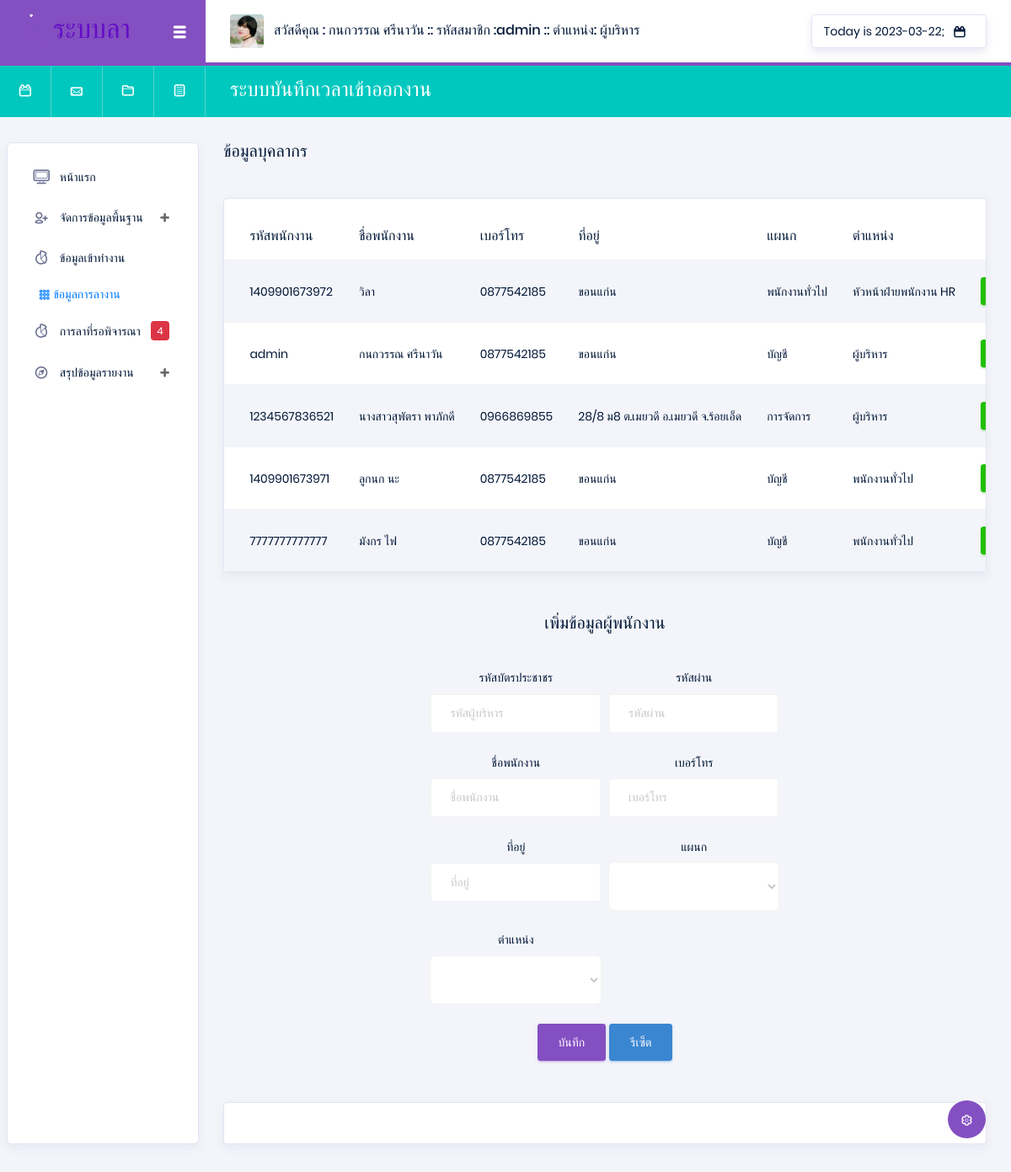
The page /index.php?p=employeeEmp (signed in) on the database its author committed.
### tables this page shows
CREATE TABLE `position` (
  `Pos_id` varchar(13) NOT NULL,
  `Pos_name` varchar(50) NOT NULL,
  `user_group` int(11) NOT NULL
);

CREATE TABLE `employee` (
  `Emp_id` varchar(13) NOT NULL,
  `Emp_name` varchar(50) NOT NULL,
  `Emp_tel` varchar(10) NOT NULL,
  `Emp_address` varchar(200) NOT NULL,
  `Dep_id` varchar(13) NOT NULL,
  `Pos_id` varchar(13) NOT NULL,
  `Emp_pass` varchar(100) NOT NULL
);

CREATE TABLE `department` (
  `Dep_id` varchar(13) NOT NULL,
  `Dep_name` varchar(50) NOT NULL
);

### api/showData.php (called while the page is built, shortened)
<?php
$Pos_id = $_SESSION['Pos_id'];
@$ShowPosition = "SELECT * FROM position WHERE  Pos_id =  '$Pos_id' ";
@$SQLShowPosition = mysqli_query($con, $ShowPosition) or die("Error in query: $ShowPosition ");
while ($Showposition = mysqli_fetch_array($SQLShowPosition)) {
    @$Pos_name = $Showposition['Pos_name'];
}
@$department = "SELECT * FROM department ORDER BY Dep_name ASC   ";
@$Sqldepartment = mysqli_query($con, $department) or die("Error in query: $department ");
@$position = "SELECT * FROM position ORDER BY Pos_name ASC ";
@$Sqlposition = mysqli_query($con, $position) or die("Error in query: $position ");
@$employeeEmp = "SELECT * FROM employee ORDER BY Pos_id ASC   ";
@$SqlemployeeEmp = mysqli_query($con, $employeeEmp) or die("Error in query: $employeeEmp ");

### pages/system/employeeEmp.php (the view, shortened to what this page needs)
<div class="main-panel">
    <div class="content-wrapper">
        <?php
        extract(@$_GET);
        ?>
        <div class="row">
            <div class="col-xl-6 grid-margin stretch-card flex-column">
                <h5 class="mb-2 text-titlecase mb-4">ข้อมูลบุคลากร</h5>
            </div>
        </div>
        <div class="row">
            <div class="col-md-12">
                <div class="card">
                    <div class="table-responsive pt-3">
                        <table class="table table-striped project-orders-table">
                            <thead>
                                <tr>
                                    <th class="ml-5">รหัสพนักงาน</th>
                                    <th>ชื่อพนักงาน</th>
                                    <th>เบอร์โทร</th>
                                    <th>ที่อยู่</th>
                                    <th>แผนก</th>
                                    <th>ตำแหน่ง</th>
                                </tr>
                            </thead>
                            <tbody>
                                <?php
                                while ($ShowmployeetEmp = mysqli_fetch_array($SqlemployeeEmp)) {
                                ?>
                                    <tr>
                                        <td> <?php echo $ShowmployeetEmp['Emp_id'] ?> </td>
                                        <td><?php echo $ShowmployeetEmp['Emp_name'] ?></td>
                                        <td><?php echo $ShowmployeetEmp['Emp_tel'] ?></td>
                                        <td><?php echo $ShowmployeetEmp['Emp_address'] ?></td>
                                        <td><?php
                                            $Dep_id = $ShowmployeetEmp['Dep_id'];
                                            @$SqlsDep = "SELECT * FROM department WHERE  Dep_id =  '$Dep_id' ";
                                            @$SqlsDepData = mysqli_query($con, $SqlsDep) or die("Error in query: $SqlsDep ");
                                            while ($ShowSqlsDepData = mysqli_fetch_array($SqlsDepData)) {
                                                @$Dep_name = $ShowSqlsDepData['Dep_name'];
                                            }
                                            echo $Dep_name;
                                            ?></td>
                                        <td><?php
                                            $Pos_id = $ShowmployeetEmp['Pos_id'];
                                            @$ShowPosition = "SELECT * FROM position WHERE  Pos_id =  '$Pos_id' ";
                                            @$SQLShowPosition = mysqli_query($con, $ShowPosition) or die("Error in query: $ShowPosition ");
                                            while ($Showposition = mysqli_fetch_array($SQLShowPosition)) {
                                                @$Pos_name = $Showposition['Pos_name'];
                                            }
                                            echo $Pos_name;
                                            ?></td>
                                        <td>
                                            <div class="d-flex align-items-center">
                                                <button type="button" data-toggle="modal" data-target="#addnullEmployee" onclick="edtiEmployee(Emp_id =<?php echo $ShowmployeetEmp['Emp_id'] ?>)" class="btn btn-success btn-sm btn-icon-text mr-3">
                                                </button>
                                            </div>
                                        </td>
                                    </tr>
                                <?php } ?>
                            </tbody>
                        </table>
                    </div>
                </div>
            </div>
        </div>
        <br> <br>
        <center>
            <h5 class="mb-2 text-titlecase mb-4" id="buttonY">เพิ่มข้อมูลผู้พนักงาน</h5>
            <div class="card-body col-md-6">
                <form class="forms-sample" action="./api/api_system.php" method="POST">
                    <div class="form-row">
                        <div class="form-group col-md-6 ">
                            <label for="exampleInputUsername1">รหัสบัตรประชาชร</label>
                            <input type="text" class="form-control" name="Emp_id" id="Emp_id4" placeholder="รหัสผู้บริหาร" required>
                        </div>
                        <div class="form-group col-md-6 ">
                            <label for="exampleInputUsername1">รหัสผ่าน</label>
                            <input type="password" class="form-control" name="Emp_pass" id="Emp_pass" placeholder="รหัสผ่าน" required>
                        </div>
                        <div class="form-group col-md-6 ">
                            <label for="exampleInputUsername1">ชื่อพนักงาน</label>
                            <input type="text" class="form-control" name="Emp_name" id="Emp_name" placeholder="ชื่อพนักงาน" required>
                        </div>
                        <div class="form-group col-md-6 ">
                            <label for="exampleInputUsername1">เบอร์โทร</label>
                            <input type="text" class="form-control" name="Emp_tel" id="Emp_tel" placeholder="เบอร์โทร" required>
                        </div>
                        <div class="form-group col-md-6 ">
                            <label for="exampleInputUsername1">ที่อยู่</label>
                            <input type="text" class="form-control" name="Emp_address" id="Emp_address" placeholder="ที่อยู่" required>
                        </div>
                        <div class="form-group col-md-6 ">
                            <label for="exampleInputUsername1">แผนก</label>
                            <select class="form-control form-control-lg" name="Dep_id" id="exampleFormControlSelect1">
                                <option id="Dep_id" value="" selected> </option>
                                <?php
                                while ($Showdepartment = mysqli_fetch_array($Sqldepartment)) {
                                ?>
                                    <option value="<?php echo $Showdepartment['Dep_id'] ?>"><?php echo $Showdepartment['Dep_name'] ?> </option>
                                <?php }  ?>
                            </select>
                        </div>
                        <div class="form-group col-md-6 ">
                            <label for="exampleInputUsername1">ตำแหน่ง</label>
                            <select class="form-control form-control-lg" name="Pos_id" id="exampleFormControlSelect1">
                                <option id="Pos_id" value="" selected> </option>
                                <?php
                                while ($Showposition = mysqli_fetch_array($Sqlposition)) {
                                ?>
                                    <option value="<?php echo $Showposition['Pos_id'] ?>"><?php echo $Showposition['Pos_name'] ?> </option>
                                <?php }  ?>
                            </select>
                        </div>
                    </div>
                    <button type="submit" class="btn btn-primary" id="buttonY"> บันทึก</button>
                    <a onclick="nullEmployee()" class="btn btn-info" i>รีเซ็ต </a>
                </form>
            </div>
        </center>
    </div>
    <footer class="footer">
        <div class="card">
            <div class="card-body">
            </div>
        </div>
    </footer>
</div>

### Head.php (shortened to what this page needs)
<nav class="navbar col-lg-12 col-12 p-0 fixed-top d-flex flex-row">
  <div class="navbar-brand-wrapper d-flex justify-content-center">
    <div class="navbar-brand-inner-wrapper d-flex justify-content-between align-items-center w-100">
      <a class="navbar-brand brand-logo" href="#"><img src="images/logo-dark11.svg" alt="logo" /></a>
      <button class="navbar-toggler navbar-toggler align-self-center" type="button" data-toggle="minimize">
        <span class="typcn typcn-th-menu"></span>
      </button>
    </div>
  </div>
  <div class="navbar-menu-wrapper d-flex align-items-center justify-content-end">
    <ul class="navbar-nav mr-lg-2">
      <li class="nav-item nav-profile dropdown">
        <a class="nav-link" href="#" data-toggle="dropdown" id="profileDropdown">
          <img src="images/faces/face5.jpg" alt="profile" />
          <span class="nav-profile-name">
            สวัสดีคุณ : <?php echo $_SESSION['Emp_name']; ?>
            :: รหัสสมาชิก :<?php echo $_SESSION['Emp_id']; ?>
            :: ตำแหน่ง: <?php echo $Pos_name; ?> </span>
        </a>
      </li>
    </ul>
    <ul class="navbar-nav navbar-nav-right">
      <li class="nav-item nav-date dropdown">
        <a class="nav-link d-flex justify-content-center align-items-center" href="javascript:;">
          <h6 class="date mb-0"> <?php echo "Today is " . date("Y-m-d") ?>;</h6>
          <i class="typcn typcn-calendar"></i>
        </a>
      </li>
    </ul>
  </div>
</nav>
<nav class="navbar-breadcrumb col-xl-12 col-12 d-flex flex-row p-0">
  <div class="navbar-links-wrapper d-flex align-items-stretch">
    <div class="nav-link">
      <a href="javascript:;"><i class="typcn typcn-calendar-outline"></i></a>
    </div>
    <div class="nav-link">
      <a href="javascript:;"><i class="typcn typcn-mail"></i></a>
    </div>
    <div class="nav-link">
      <a href="javascript:;"><i class="typcn typcn-folder"></i></a>
    </div>
    <div class="nav-link">
      <a href="javascript:;"><i class="typcn typcn-document-text"></i></a>
    </div>
  </div>
  <div class="navbar-menu-wrapper d-flex align-items-center justify-content-end">
    <ul class="navbar-nav mr-lg-2">
      <li class="nav-item ml-0">
        <h4 class="mb-0">ระบบบันทึกเวลาเข้าออกงาน </h4>
      </li>
    </ul>
  </div>
</nav>
<div class="container-fluid page-body-wrapper">
  <div class="theme-setting-wrapper">
    <div id="settings-trigger"><i class="typcn typcn-cog-outline"></i></div>
  </div>

### rows shown on the page
position: Pos_name "ผู้บริหาร"
employee: Emp_id "1409901673972", Emp_name "วิลา", Emp_tel "0877542185", Emp_address "ขอนแก่น", Dep.Dep_name "พนักงานทั่วไป", Pos.Pos_name "หัวหน้าฝ่ายพนักงาน HR"
employee: Emp_id "admin", Emp_name "กนกวรรณ ศรีนาวัน", Emp_tel "0877542185", Emp_address "ขอนแก่น", Dep.Dep_name "บัญชี", Pos.Pos_name "ผู้บริหาร"
employee: Emp_id "1234567836521", Emp_name "นางสาวสุพัตรา พาภักดี", Emp_tel "0966869855", Emp_address "28/8 ม8 ต.เมยวดี อ.เมยวดี จ.ร้อยเอ็ด", Dep.Dep_name "การจัดการ", Pos.Pos_name "ผู้บริหาร"
employee: Emp_id "1409901673971", Emp_name "ลูกนก นะ", Emp_tel "0877542185", Emp_address "ขอนแก่น", Dep.Dep_name "บัญชี", Pos.Pos_name "พนักงานทั่วไป"
employee: Emp_id "7777777777777", Emp_name "มังกร ไฟ", Emp_tel "0877542185", Emp_address "ขอนแก่น", Dep.Dep_name "บัญชี", Pos.Pos_name "พนักงานทั่วไป"

### other values the page prints
$_SESSION['Emp_name'] "กนกวรรณ ศรีนาวัน"
$_SESSION['Emp_id'] "admin"
$numd "4"
